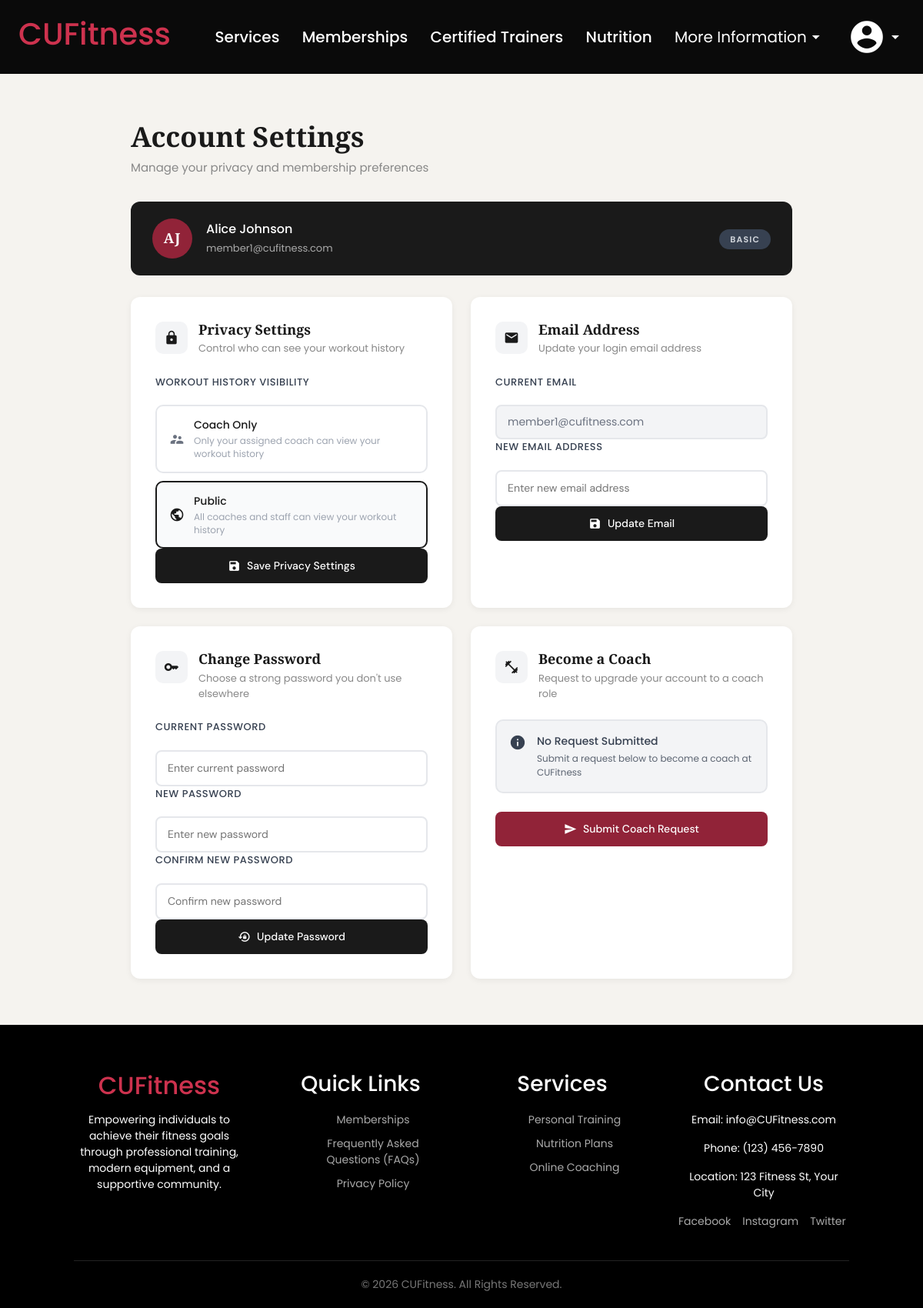
/user_settings/ (signed in), run on an earlier commit of the app's database.
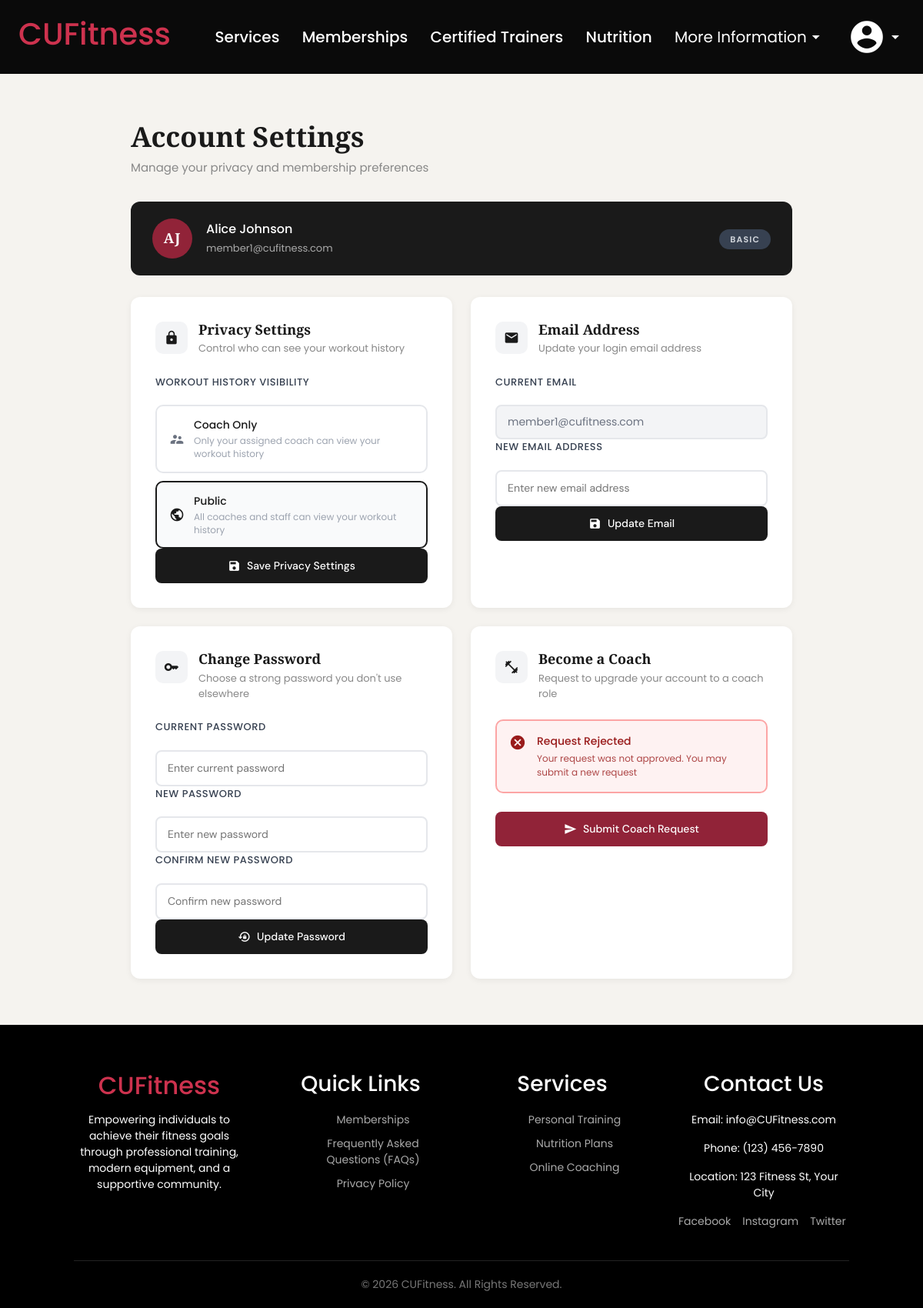
And on a later commit of the database.
### CUFitness/views.py (the view, shortened to what this page needs)
# urls.py: path('user_settings/', views.user_settings, name='settings'),
@login_required(login_url='login')
@user_passes_test(lambda user: is_member(user) or is_coach(user))
def user_settings(request):
    privacy_form = PrivacySettingsForm(instance=request.user)
    email_form = UpdateEmailForm(instance=request.user)
    password_form = UpdatePasswordForm(user=request.user)
    context = {
        'privacy_form': privacy_form,
        'email_form': email_form,
        'password_form': password_form,
        'coach_request_status': request.user.coach_request_status,
    }
    return render(request, 'CUFitness/user_profile/settings.html', context)

### CUFitness/forms.py (shortened to what this page needs)
class PrivacySettingsForm(forms.ModelForm):
    class Meta:
        model = CustomUser
        fields = ['workout_visibility']

class UpdateEmailForm(forms.ModelForm):
    class Meta:
        model = CustomUser
        fields = ['email']

### CUFitness/views.py (called while the page is built)
def is_member(user):
    return user.is_authenticated and user.role == 'MEMBER'

### CUFitness/templates/CUFitness/user_profile/settings.html (shortened to what the changed rows need)
{% extends 'CUFitness/base.html' %}
{% load static %}
{% block extra_styles %}
<link rel="stylesheet" href="{% static 'settings.css' %}">
{% endblock %}
{% block content %}
<div class="settings-page">
    <div class="settings-wrapper">
        <div class="settings-header">
            <h1 class="settings-title">Account Settings</h1>
        </div>
        <div class="settings-grid">
            <div class="settings-card">
                <div class="card-header">
                    <div>
                        <h2 class="card-title">Privacy Settings</h2>
                    </div>
                </div>
            </div>
            <div class="settings-card">
                <div class="card-header">
                    <div>
                        <h2 class="card-title">Email Address</h2>
                    </div>
                </div>
                </div>
                <div class="settings-card">
                <div class="card-header">
                    <div>
                        <h2 class="card-title">Change Password</h2>
                    </div>
                </div>
            </div>
            {% if request.user.role == "MEMBER" %}
            <div class="settings-card">
                <div class="card-header">
                    <div>
                        <h2 class="card-title">Become a Coach</h2>
                    </div>
                </div>
                <div class="status-block status-{{ coach_request_status|lower }}">
                    {% if coach_request_status == 'NONE' %}
                        <span class="material-icons status-icon">info</span>
                        <div>
                            <span class="status-title">No Request Submitted</span>
                            <span class="status-desc">Submit a request below to become a coach at CUFitness</span>
                        </div>
                    {% elif coach_request_status == 'PENDING' %}
                        <span class="material-icons status-icon">hourglass_top</span>
                        <div>
                            <span class="status-title">Request Pending</span>
                            <span class="status-desc">Your request is being reviewed by our staff</span>
                        </div>
                    {% elif coach_request_status == 'APPROVED' %}
                        <span class="material-icons status-icon">check_circle</span>
                        <div>
                            <span class="status-title">Request Approved!</span>
                            <span class="status-desc">Your account has been upgraded to coach status</span>
                        </div>
                    {% elif coach_request_status == 'REJECTED' %}
                        <span class="material-icons status-icon">cancel</span>
                        <div>
                            <span class="status-title">Request Rejected</span>
                            <span class="status-desc">Your request was not approved. You may submit a new request</span>
                        </div>
                    {% endif %}
                </div>
            </div>
            {% endif %}
        </div>
    </div>
</div>
{% endblock %}

What changed in the data, as far as the page shows it:
changed CustomUser "Alice": coach_request_status "NONE" → "REJECTED" (drawn)
Also different on the page:
text no longer shown: "No Request Submitted Submit a request below to become a coach at CUFitness"
text now shown: "Request Rejected Your request was not approved. You may submit a new request"
